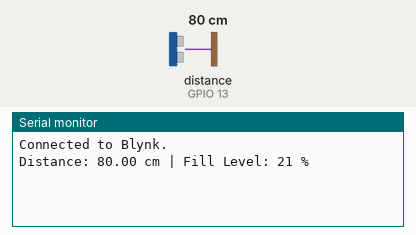
Recording of a sketch running on a simulated ESP32. On the bench: the last lines printed to the serial monitor. Inputs (shaded band) come from the test bench; at power-on: distance to the obstacle (sensor on GPIO 13) 80 cm. The echo pulse lasts 58.3 µs per cm; WiFi joins after 1.5 s; servers stay silent unless stated.

Above: at 3.0 s.
3.1 s: distance to the obstacle (sensor on GPIO 13) set to 2 cm
At 4.9 s:
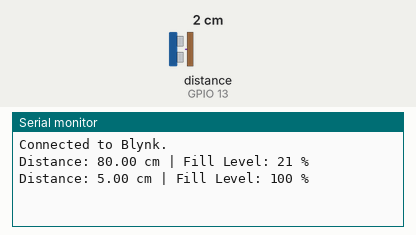
5.8 s: distance to the obstacle (sensor on GPIO 13) set to 9 cm
At 6.5 s:
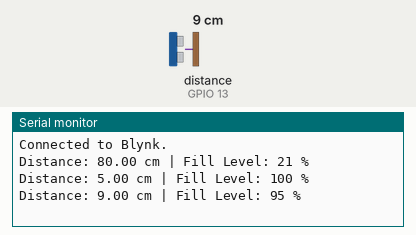
Timing chart, 0 to 8.8 s (numbered marks = the images above; inputs shaded):
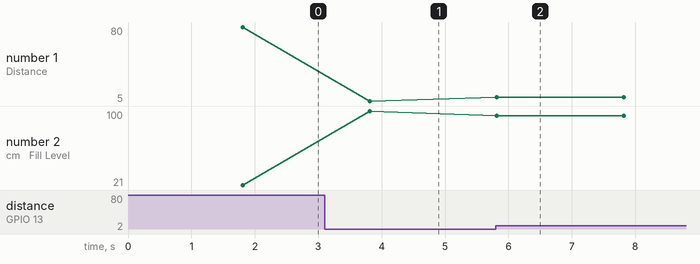

Measured:
- after the input at 3.1 s, the serial monitor: prints a new line after 0.71 s (image 1)
- after the input at 5.8 s, the serial monitor: prints a new line at once (image 2)
- plotted number 1: 80 → 5 after the input at 3.1 s, 5 → 9 after the input at 5.8 s
- plotted number 2: 21 → 100 after the input at 3.1 s, 100 → 95 after the input at 5.8 s

The sketch:

sketch.ino
```cpp
#define BLYNK_TEMPLATE_ID "your-template-id"
#define BLYNK_TEMPLATE_NAME "your-template-name"
#define BLYNK_AUTH_TOKEN "your-auth-token"

#define VIRTUAL_PIN_FILL_LEVEL V1

#include <BlynkSimpleEsp32.h>
#include <Ultrasonic.h>

// WiFi credentials
char ssid[] = "your-ssid";
char pass[] = "your-password";

// Ultrasonic sensor pins
#define TRIGGER_PIN 12
#define ECHO_PIN 13

// Distance from sensor to bottom of empty bin (in cm)
const int EMPTY_BIN_DISTANCE = 100;   // Adjust based on your setup
const int FULL_BIN_DISTANCE = 5;     // Distance when bin is full

// Event thresholds (percentages)
const int HALF_FULL_PERCENT = 50;
const int NEARLY_FULL_PERCENT = 95;

Ultrasonic ultrasonic(TRIGGER_PIN, ECHO_PIN);

bool halfFullEventSent = false;
bool fullEventSent = false;

void setup() {
  Serial.begin(9600);

  Blynk.begin(BLYNK_AUTH_TOKEN, ssid, pass);

  while (!Blynk.connected()) {
    Serial.println("Connecting to Blynk...");
    delay(500);
  }

  Serial.println("Connected to Blynk.");
}

void loop() {
  Blynk.run();

  float current_distance = ultrasonic.read();

  // Clamp to bounds
  if (current_distance > EMPTY_BIN_DISTANCE) current_distance = EMPTY_BIN_DISTANCE;
  if (current_distance < FULL_BIN_DISTANCE) current_distance = FULL_BIN_DISTANCE;

  // Calculate fill level in %
  int fill_percent = map(current_distance, EMPTY_BIN_DISTANCE, FULL_BIN_DISTANCE, 0, 100);
  fill_percent = constrain(fill_percent, 0, 100);

  Serial.print("Distance: ");
  Serial.print(current_distance);
  Serial.print(" cm | Fill Level: ");
  Serial.print(fill_percent);
  Serial.println(" %");

  // Send to Blynk
  Blynk.virtualWrite(VIRTUAL_PIN_FILL_LEVEL, fill_percent);

  // Trigger Blynk events
  if (fill_percent >= HALF_FULL_PERCENT && !halfFullEventSent) {
    Blynk.logEvent("half_full", "Bin is half full.");
    halfFullEventSent = true;
  }

  if (fill_percent >= NEARLY_FULL_PERCENT && !fullEventSent) {
    Blynk.logEvent("bucket_full", "Bin is almost full. Please empty it.");
    fullEventSent = true;
  }

  // Reset event flags if bin gets emptied
  if (fill_percent < HALF_FULL_PERCENT) {
    halfFullEventSent = false;
    fullEventSent = false;
  }

  delay(2000); // Delay between readings
}
```
